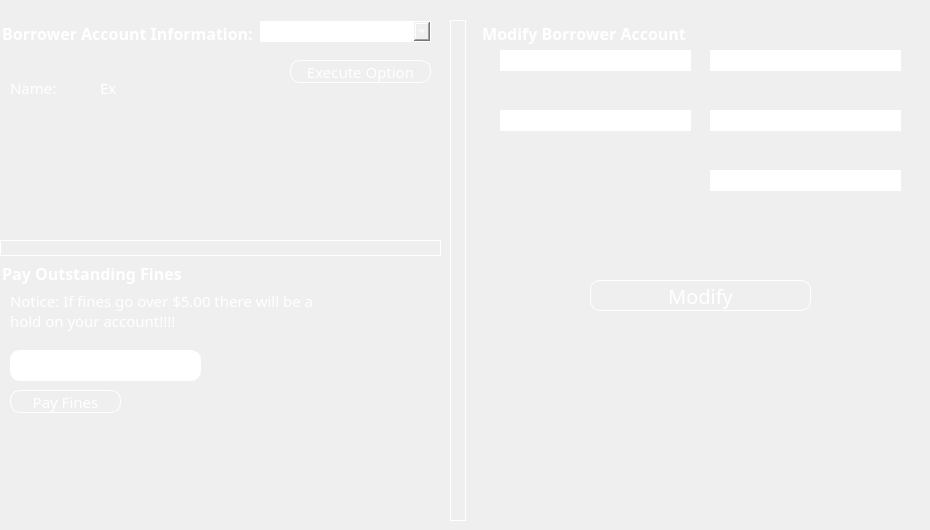
              <widget class="QWidget" name="tab_4">
               <attribute name="title">
                <string>Manage User Account</string>
               </attribute>
               <widget class="QGroupBox" name="groupBox_34">
                <property name="geometry">
                 <rect>
                  <x>0</x>
                  <y>20</y>
                  <width>451</width>
                  <height>211</height>
                 </rect>
                </property>
                <property name="font">
                 <font>
                  <family>century gothic</family>
                  <pointsize>12</pointsize>
                  <weight>75</weight>
                  <bold>true</bold>
                 </font>
                </property>
                <property name="styleSheet">
                 <string notr="true">*{
color: rgb(255, 255, 255);
border: none;
background: rgba(0,0,0,.5);
font-family:century gothic;
fontsize:24px;
}

QLabel
{
	color:white;
	background: transparent;
}
</string>
                </property>
                <property name="title">
                 <string>Borrower Account Information:</string>
                </property>
                <widget class="QLabel" name="label_82">
                 <property name="geometry">
                  <rect>
                   <x>10</x>
                   <y>60</y>
                   <width>91</width>
                   <height>16</height>
                  </rect>
                 </property>
                 <property name="font">
                  <font>
                   <family>century gothic</family>
                   <pointsize>11</pointsize>
                  </font>
                 </property>
                 <property name="text">
                  <string>Name:</string>
                 </property>
                </widget>
                <widget class="QLabel" name="lbl_first_4">
                 <property name="geometry">
                  <rect>
                   <x>100</x>
                   <y>60</y>
                   <width>181</width>
                   <height>16</height>
                  </rect>
                 </property>
                 <property name="font">
                  <font>
                   <family>century gothic</family>
                   <pointsize>11</pointsize>
                  </font>
                 </property>
                 <property name="text">
                  <string>Ex</string>
                 </property>
                </widget>
                <widget class="QComboBox" name="comboBox_4">
                 <property name="geometry">
                  <rect>
                   <x>260</x>
                   <y>1</y>
                   <width>171</width>
                   <height>21</height>
                  </rect>
                 </property>
                 <property name="font">
                  <font>
                   <family>century gothic</family>
                   <pointsize>11</pointsize>
                  </font>
                 </property>
                 <property name="styleSheet">
                  <string notr="true">color: rgb(255, 255, 255);
border:1px solid  rgb(255, 255, 255);
border-radius: 55px;</string>
                 </property>
                 <property name="frame">
                  <bool>true</bool>
                 </property>
                 <item>
                  <property name="text">
                   <string>Select an option</string>
                  </property>
                 </item>
                 <item>
                  <property name="text">
                   <string>Add Borrower</string>
                  </property>
                 </item>
                 <item>
                  <property name="text">
                   <string>Modify</string>
                  </property>
                 </item>
                 <item>
                  <property name="text">
                   <string>Delete Account</string>
                  </property>
                 </item>
                 <item>
                  <property name="text">
                   <string>Report</string>
                  </property>
                 </item>
                </widget>
                <widget class="QPushButton" name="btn_selection">
                 <property name="geometry">
                  <rect>
                   <x>290</x>
                   <y>40</y>
                   <width>141</width>
                   <height>23</height>
                  </rect>
                 </property>
                 <property name="font">
                  <font>
                   <family>century gothic</family>
                   <pointsize>11</pointsize>
                  </font>
                 </property>
                 <property name="styleSheet">
                  <string notr="true">QPushButton
{
	background: transparent;
	border-radius: 10px;
	color: rgb(255, 255, 255);
	border: 1px solid rgb(255, 255, 255)
}

QPushButton:hover
{
	background-color: rgb(0, 170, 255);
}</string>
                 </property>
                 <property name="text">
                  <string>Execute Option</string>
                 </property>
                 <property name="checkable">
                  <bool>false</bool>
                 </property>
                </widget>
               </widget>
               <widget class="Line" name="line_33">
                <property name="geometry">
                 <rect>
                  <x>450</x>
                  <y>20</y>
                  <width>16</width>
                  <height>501</height>
                 </rect>
                </property>
                <property name="styleSheet">
                 <string notr="true">border: 1px solid white;</string>
                </property>
                <property name="orientation">
                 <enum>Qt::Vertical</enum>
                </property>
               </widget>
               <widget class="QGroupBox" name="groupBox_35">
                <property name="enabled">
                 <bool>false</bool>
                </property>
                <property name="geometry">
                 <rect>
                  <x>480</x>
                  <y>20</y>
                  <width>441</width>
                  <height>491</height>
                 </rect>
                </property>
                <property name="font">
                 <font>
                  <family>century gothic</family>
                  <pointsize>12</pointsize>
                  <weight>75</weight>
                  <bold>true</bold>
                 </font>
                </property>
                <property name="styleSheet">
                 <string notr="true">*{
color: rgb(255, 255, 255);
border: none;
background: rgba(0,0,0,.5);
font-family:century gothic;
fontsize:24px;
}

QLabel
{
	color:white;
	background: transparent;
}
</string>
                </property>
                <property name="title">
                 <string>Modify Borrower Account</string>
                </property>
                <widget class="QPushButton" name="btn_modifyL">
                 <property name="geometry">
                  <rect>
                   <x>110</x>
                   <y>260</y>
                   <width>221</width>
                   <height>31</height>
                  </rect>
                 </property>
                 <property name="font">
                  <font>
                   <family>century gothic</family>
                   <pointsize>15</pointsize>
                  </font>
                 </property>
                 <property name="styleSheet">
                  <string notr="true">QPushButton
{
	background: transparent;
	border-radius: 10px;
	color: rgb(255, 255, 255);
	border: 1px solid rgb(255, 255, 255)
}

QPushButton:hover
{
	background-color: rgb(0, 170, 255);
}</string>
                 </property>
                 <property name="text">
                  <string>Modify</string>
                 </property>
                </widget>
                <widget class="QLineEdit" name="lineEdit_passL">
                 <property name="geometry">
                  <rect>
                   <x>230</x>
                   <y>90</y>
                   <width>191</width>
                   <height>21</height>
                  </rect>
                 </property>
                 <property name="font">
                  <font>
                   <family>century gothic</family>
                   <pointsize>12</pointsize>
                  </font>
                 </property>
                 <property name="styleSheet">
                  <string notr="true">color: rgb(255, 255, 255);
border-bottom:1px solid  rgb(255, 255, 255);</string>
                 </property>
                 <property name="echoMode">
                  <enum>QLineEdit::Password</enum>
                 </property>
                 <property name="placeholderText">
                  <string>Password</string>
                 </property>
                </widget>
                <widget class="QLineEdit" name="lineEdit_email2">
                 <property name="geometry">
                  <rect>
                   <x>230</x>
                   <y>30</y>
                   <width>191</width>
                   <height>21</height>
                  </rect>
                 </property>
                 <property name="font">
                  <font>
                   <family>century gothic</family>
                   <pointsize>12</pointsize>
                  </font>
                 </property>
                 <property name="styleSheet">
                  <string notr="true">color: rgb(255, 255, 255);
border-bottom:1px solid  rgb(255, 255, 255);</string>
                 </property>
                 <property name="placeholderText">
                  <string>user@email.com</string>
                 </property>
                </widget>
                <widget class="QLineEdit" name="lineEdit_phone2">
                 <property name="geometry">
                  <rect>
                   <x>20</x>
                   <y>90</y>
                   <width>191</width>
                   <height>21</height>
                  </rect>
                 </property>
                 <property name="font">
                  <font>
                   <family>century gothic</family>
                   <pointsize>12</pointsize>
                  </font>
                 </property>
                 <property name="styleSheet">
                  <string notr="true">color: rgb(255, 255, 255);
border-bottom:1px solid  rgb(255, 255, 255);</string>
                 </property>
                 <property name="placeholderText">
                  <string>910555888</string>
                 </property>
                </widget>
                <widget class="QLineEdit" name="lineEdit_passL2">
                 <property name="geometry">
                  <rect>
                   <x>230</x>
                   <y>150</y>
                   <width>191</width>
                   <height>21</height>
                  </rect>
                 </property>
                 <property name="font">
                  <font>
                   <family>century gothic</family>
                   <pointsize>12</pointsize>
                  </font>
                 </property>
                 <property name="styleSheet">
                  <string notr="true">color: rgb(255, 255, 255);
border-bottom:1px solid  rgb(255, 255, 255);</string>
                 </property>
                 <property name="echoMode">
                  <enum>QLineEdit::Password</enum>
                 </property>
                 <property name="placeholderText">
                  <string>Retype Password</string>
                 </property>
                </widget>
                <widget class="QLineEdit" name="lineEdit_name2">
                 <property name="geometry">
                  <rect>
                   <x>20</x>
                   <y>30</y>
                   <width>191</width>
                   <height>21</height>
                  </rect>
                 </property>
                 <property name="font">
                  <font>
                   <family>century gothic</family>
                   <pointsize>12</pointsize>
                  </font>
                 </property>
                 <property name="styleSheet">
                  <string notr="true">color: rgb(255, 255, 255);
border-bottom:1px solid  rgb(255, 255, 255);</string>
                 </property>
                 <property name="placeholderText">
                  <string>Name</string>
                 </property>
                </widget>
                <widget class="QLabel" name="label_29">
                 <property name="geometry">
                  <rect>
                   <x>0</x>
                   <y>190</y>
                   <width>421</width>
                   <height>20</height>
                  </rect>
                 </property>
                 <property name="font">
                  <font>
                   <family>century gothic</family>
                   <pointsize>11</pointsize>
                  </font>
                 </property>
                 <property name="text">
                  <string/>
                 </property>
                 <property name="alignment">
                  <set>Qt::AlignLeading|Qt::AlignLeft|Qt::AlignVCenter</set>
                 </property>
                </widget>
               </widget>
               <widget class="QGroupBox" name="groupBox_36">
                <property name="geometry">
                 <rect>
                  <x>0</x>
                  <y>260</y>
                  <width>441</width>
                  <height>261</height>
                 </rect>
                </property>
                <property name="font">
                 <font>
                  <family>century gothic</family>
                  <pointsize>12</pointsize>
                  <weight>75</weight>
                  <bold>true</bold>
                 </font>
                </property>
                <property name="styleSheet">
                 <string notr="true">*{
color: rgb(255, 255, 255);
border: none;
background: rgba(0,0,0,.5);
font-family:century gothic;
fontsize:24px;
}

QLabel
{
	color:white;
	background: transparent;
}
</string>
                </property>
                <property name="title">
                 <string>Pay Outstanding Fines </string>
                </property>
                <widget class="QLabel" name="lbl_fines_6">
                 <property name="geometry">
                  <rect>
                   <x>10</x>
                   <y>30</y>
                   <width>311</width>
                   <height>41</height>
                  </rect>
                 </property>
                 <property name="font">
                  <font>
                   <family>century gothic</family>
                   <pointsize>11</pointsize>
                  </font>
                 </property>
                 <property name="layoutDirection">
                  <enum>Qt::LeftToRight</enum>
                 </property>
                 <property name="text">
                  <string>Notice: If fines go over $5.00 there will be a hold on your account!!!!</string>
                 </property>
                 <property name="wordWrap">
                  <bool>true</bool>
                 </property>
                </widget>
                <widget class="QPushButton" name="btn_logout_7">
                 <property name="geometry">
                  <rect>
                   <x>10</x>
                   <y>130</y>
                   <width>111</width>
                   <height>23</height>
                  </rect>
                 </property>
                 <property name="font">
                  <font>
                   <family>century gothic</family>
                   <pointsize>11</pointsize>
                  </font>
                 </property>
                 <property name="styleSheet">
                  <string notr="true">QPushButton
{
	background: transparent;
	border-radius: 10px;
	color: rgb(255, 255, 255);
	border: 1px solid rgb(255, 255, 255)
}

QPushButton:hover
{
	background-color: rgb(0, 170, 255);
}</string>
                 </property>
                 <property name="text">
                  <string>Pay Fines</string>
                 </property>
                </widget>
                <widget class="QLineEdit" name="password_12">
                 <property name="geometry">
                  <rect>
                   <x>10</x>
                   <y>90</y>
                   <width>191</width>
                   <height>31</height>
                  </rect>
                 </property>
                 <property name="font">
                  <font>
                   <family>century gothic</family>
                   <pointsize>11</pointsize>
                  </font>
                 </property>
                 <property name="styleSheet">
                  <string notr="true">color: rgb(255, 255, 255);
border:1px solid  rgb(255, 255, 255);
border-radius: 10px;</string>
                 </property>
                 <property name="placeholderText">
                  <string>$1.20</string>
                 </property>
                </widget>
                <widget class="QLabel" name="label_32">
                 <property name="geometry">
                  <rect>
                   <x>10</x>
                   <y>170</y>
                   <width>421</width>
                   <height>16</height>
                  </rect>
                 </property>
                 <property name="font">
                  <font>
                   <family>century gothic</family>
                   <pointsize>11</pointsize>
                  </font>
                 </property>
                 <property name="text">
                  <string/>
                 </property>
                </widget>
               </widget>
               <widget class="Line" name="line_34">
                <property name="geometry">
                 <rect>
                  <x>0</x>
                  <y>240</y>
                  <width>441</width>
                  <height>16</height>
                 </rect>
                </property>
                <property name="styleSheet">
                 <string notr="true">border: 1px solid white;</string>
                </property>
                <property name="orientation">
                 <enum>Qt::Horizontal</enum>
                </property>
               </widget>
              </widget>
